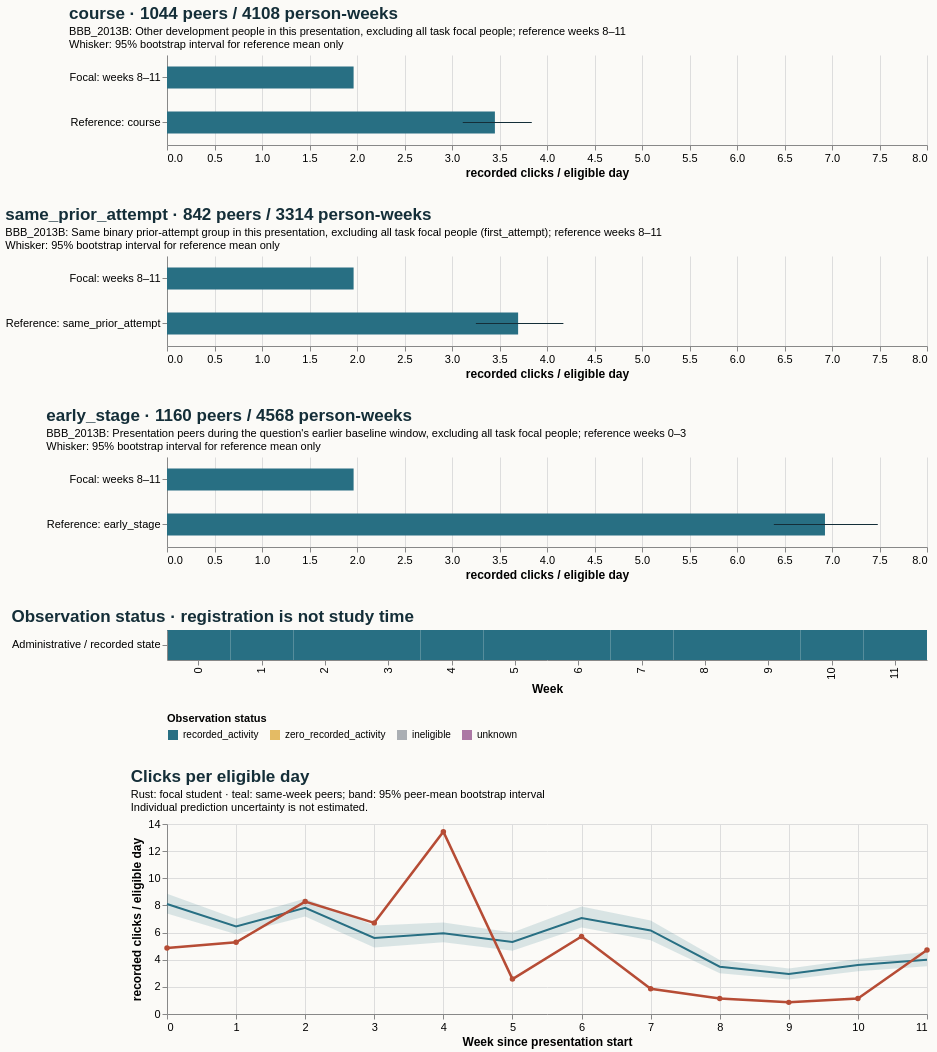

The Vega-Lite source for this figure:
### Vega-Lite specification from a JSON file in a GitHub repository (floating-point values rounded to 4 significant figures)
{"$schema": "https://vega.github.io/schema/vega-lite/v5.20.1.json", "config": {"axis": {"labelFontSize": 11, "titleFontSize": 12}, "background": "#fbfaf7", "font": "sans-serif", "title": {"anchor": "start", "color": "#142e38", "fontSize": 17, "subtitleFontSize": 11}, "view": {"continuousHeight": 300, "continuousWidth": 300, "stroke": null}}, "datasets": {"data-3efce100d0aa5ae0888daa3e29f0aad8": [{"eligible_days": 7.0, "end_day": 6, "logging_completeness": "unknown", "observation_status": "recorded_activity", "row": "Administrative / recorded state", "score_status": "withheld_release_time_unknown", "start_day": 0, "value": 4.857, "week": 0}, {"eligible_days": 7.0, "end_day": 13, "logging_completeness": "unknown", "observation_status": "recorded_activity", "row": "Administrative / recorded state", "score_status": "withheld_release_time_unknown", "start_day": 7, "value": 5.286, "week": 1}, {"eligible_days": 7.0, "end_day": 20, "logging_completeness": "unknown", "observation_status": "recorded_activity", "row": "Administrative / recorded state", "score_status": "withheld_release_time_unknown", "start_day": 14, "value": 8.286, "week": 2}, {"eligible_days": 7.0, "end_day": 27, "logging_completeness": "unknown", "observation_status": "recorded_activity", "row": "Administrative / recorded state", "score_status": "withheld_release_time_unknown", "start_day": 21, "value": 6.714, "week": 3}, {"eligible_days": 7.0, "end_day": 34, "logging_completeness": "unknown", "observation_status": "recorded_activity", "row": "Administrative / recorded state", "score_status": "withheld_release_time_unknown", "start_day": 28, "value": 13.43, "week": 4}, {"eligible_days": 7.0, "end_day": 41, "logging_completeness": "unknown", "observation_status": "recorded_activity", "row": "Administrative / recorded state", "score_status": "withheld_release_time_unknown", "start_day": 35, "value": 2.571, "week": 5}, {"eligible_days": 7.0, "end_day": 48, "logging_completeness": "unknown", "observation_status": "recorded_activity", "row": "Administrative / recorded state", "score_status": "withheld_release_time_unknown", "start_day": 42, "value": 5.714, "week": 6}, {"eligible_days": 7.0, "end_day": 55, "logging_completeness": "unknown", "observation_status": "recorded_activity", "row": "Administrative / recorded state", "score_status": "withheld_release_time_unknown", "start_day": 49, "value": 1.857, "week": 7}, {"eligible_days": 7.0, "end_day": 62, "logging_completeness": "unknown", "observation_status": "recorded_activity", "row": "Administrative / recorded state", "score_status": "withheld_release_time_unknown", "start_day": 56, "value": 1.143, "week": 8}, {"eligible_days": 7.0, "end_day": 69, "logging_completeness": "unknown", "observation_status": "recorded_activity", "row": "Administrative / recorded state", "score_status": "withheld_release_time_unknown", "start_day": 63, "value": 0.8571, "week": 9}, {"eligible_days": 7.0, "end_day": 76, "logging_completeness": "unknown", "observation_status": "recorded_activity", "row": "Administrative / recorded state", "score_status": "withheld_release_time_unknown", "start_day": 70, "value": 1.143, "week": 10}, {"eligible_days": 7.0, "end_day": 83, "logging_completeness": "unknown", "observation_status": "recorded_activity", "row": "Administrative / recorded state", "score_status": "withheld_release_time_unknown", "start_day": 77, "value": 4.714, "week": 11}], "data-baa2252244a9e7191a73e37b320b6f5f": [{"hi": null, "lo": null, "series": "Focal: weeks 8–11", "value": 1.964}, {"hi": 3.84, "lo": 3.113, "series": "Reference: course", "value": 3.452}], "data-c176db2f0d0cfe8538ff2bd210405009": [{"end_day": 6, "focal_value": 4.857, "peer_ci_high": 8.861, "peer_ci_low": 7.41, "peer_mean": 8.1, "peer_observations": 1159, "peer_people": 1159, "reference": "course", "unit": "recorded clicks / eligible day", "week": 0}, {"end_day": 13, "focal_value": 5.286, "peer_ci_high": 7.026, "peer_ci_low": 5.874, "peer_mean": 6.456, "peer_observations": 1151, "peer_people": 1151, "reference": "course", "unit": "recorded clicks / eligible day", "week": 1}, {"end_day": 20, "focal_value": 8.286, "peer_ci_high": 8.513, "peer_ci_low": 7.182, "peer_mean": 7.819, "peer_observations": 1133, "peer_people": 1133, "reference": "course", "unit": "recorded clicks / eligible day", "week": 2}, {"end_day": 27, "focal_value": 6.714, "peer_ci_high": 6.519, "peer_ci_low": 4.898, "peer_mean": 5.608, "peer_observations": 1125, "peer_people": 1125, "reference": "course", "unit": "recorded clicks / eligible day", "week": 3}, {"end_day": 34, "focal_value": 13.43, "peer_ci_high": 6.74, "peer_ci_low": 5.279, "peer_mean": 5.954, "peer_observations": 1088, "peer_people": 1088, "reference": "course", "unit": "recorded clicks / eligible day", "week": 4}, {"end_day": 41, "focal_value": 2.571, "peer_ci_high": 5.996, "peer_ci_low": 4.666, "peer_mean": 5.31, "peer_observations": 1081, "peer_people": 1081, "reference": "course", "unit": "recorded clicks / eligible day", "week": 5}, {"end_day": 48, "focal_value": 5.714, "peer_ci_high": 7.917, "peer_ci_low": 6.38, "peer_mean": 7.065, "peer_observations": 1070, "peer_people": 1070, "reference": "course", "unit": "recorded clicks / eligible day", "week": 6}, {"end_day": 55, "focal_value": 1.857, "peer_ci_high": 6.891, "peer_ci_low": 5.431, "peer_mean": 6.16, "peer_observations": 1054, "peer_people": 1054, "reference": "course", "unit": "recorded clicks / eligible day", "week": 7}, {"end_day": 62, "focal_value": 1.143, "peer_ci_high": 3.984, "peer_ci_low": 2.996, "peer_mean": 3.483, "peer_observations": 1044, "peer_people": 1044, "reference": "course", "unit": "recorded clicks / eligible day", "week": 8}, {"end_day": 69, "focal_value": 0.8571, "peer_ci_high": 3.36, "peer_ci_low": 2.549, "peer_mean": 2.943, "peer_observations": 1027, "peer_people": 1027, "reference": "course", "unit": "recorded clicks / eligible day", "week": 9}, {"end_day": 76, "focal_value": 1.143, "peer_ci_high": 4.046, "peer_ci_low": 3.148, "peer_mean": 3.609, "peer_observations": 1021, "peer_people": 1021, "reference": "course", "unit": "recorded clicks / eligible day", "week": 10}, {"end_day": 83, "focal_value": 4.714, "peer_ci_high": 4.583, "peer_ci_low": 3.512, "peer_mean": 3.989, "peer_observations": 1016, "peer_people": 1016, "reference": "course", "unit": "recorded clicks / eligible day", "week": 11}], "data-cb6f69b155e1314a84677c8e359748d5": [{"hi": null, "lo": null, "series": "Focal: weeks 8–11", "value": 1.964}, {"hi": 4.173, "lo": 3.251, "series": "Reference: same_prior_attempt", "value": 3.696}], "data-d1f8a5372c758ce0d35bf43e0835d5df": [{"hi": null, "lo": null, "series": "Focal: weeks 8–11", "value": 1.964}, {"hi": 7.482, "lo": 6.388, "series": "Reference: early_stage", "value": 6.926}]}, "resolve": {"scale": {"color": "independent"}}, "spacing": 28, "vconcat": [{"data": {"name": "data-baa2252244a9e7191a73e37b320b6f5f"}, "height": 90, "layer": [{"encoding": {"x": {"field": "value", "scale": {"domain": [0, 7.856], "zero": true}, "title": "recorded clicks / eligible day", "type": "quantitative"}, "y": {"field": "series", "sort": null, "title": null, "type": "nominal"}}, "mark": {"color": "#286f83", "size": 22, "type": "bar"}}, {"encoding": {"x": {"field": "lo", "type": "quantitative"}, "x2": {"field": "hi"}, "y": {"field": "series", "sort": null, "title": null, "type": "nominal"}}, "mark": {"color": "#142e38", "type": "rule"}}], "title": {"subtitle": ["BBB_2013B: Other development people in this presentation, excluding all task focal people; reference weeks 8–11", "Whisker: 95% bootstrap interval for reference mean only"], "text": "course · 1044 peers / 4108 person-weeks"}, "width": 760}, {"data": {"name": "data-cb6f69b155e1314a84677c8e359748d5"}, "height": 90, "layer": [{"encoding": {"x": {"field": "value", "scale": {"domain": [0, 7.856], "zero": true}, "title": "recorded clicks / eligible day", "type": "quantitative"}, "y": {"field": "series", "sort": null, "title": null, "type": "nominal"}}, "mark": {"color": "#286f83", "size": 22, "type": "bar"}}, {"encoding": {"x": {"field": "lo", "type": "quantitative"}, "x2": {"field": "hi"}, "y": {"field": "series", "sort": null, "title": null, "type": "nominal"}}, "mark": {"color": "#142e38", "type": "rule"}}], "title": {"subtitle": ["BBB_2013B: Same binary prior-attempt group in this presentation, excluding all task focal people (first_attempt); reference weeks 8–11", "Whisker: 95% bootstrap interval for reference mean only"], "text": "same_prior_attempt · 842 peers / 3314 person-weeks"}, "width": 760}, {"data": {"name": "data-d1f8a5372c758ce0d35bf43e0835d5df"}, "height": 90, "layer": [{"encoding": {"x": {"field": "value", "scale": {"domain": [0, 7.856], "zero": true}, "title": "recorded clicks / eligible day", "type": "quantitative"}, "y": {"field": "series", "sort": null, "title": null, "type": "nominal"}}, "mark": {"color": "#286f83", "size": 22, "type": "bar"}}, {"encoding": {"x": {"field": "lo", "type": "quantitative"}, "x2": {"field": "hi"}, "y": {"field": "series", "sort": null, "title": null, "type": "nominal"}}, "mark": {"color": "#142e38", "type": "rule"}}], "title": {"subtitle": ["BBB_2013B: Presentation peers during the question's earlier baseline window, excluding all task focal people; reference weeks 0–3", "Whisker: 95% bootstrap interval for reference mean only"], "text": "early_stage · 1160 peers / 4568 person-weeks"}, "width": 760}, {"data": {"name": "data-3efce100d0aa5ae0888daa3e29f0aad8"}, "encoding": {"color": {"field": "observation_status", "legend": {"labelLimit": 260, "orient": "bottom"}, "scale": {"domain": ["recorded_activity", "zero_recorded_activity", "ineligible", "unknown"], "range": ["#286f83", "#e4bb64", "#aaaeb3", "#ac78a5"]}, "title": "Observation status", "type": "nominal"}, "tooltip": [{"field": "week", "type": "quantitative"}, {"field": "eligible_days", "type": "quantitative"}, {"field": "observation_status", "type": "nominal"}, {"field": "logging_completeness", "type": "nominal"}], "x": {"field": "week", "title": "Week", "type": "ordinal"}, "y": {"field": "row", "title": null, "type": "nominal"}}, "height": 30, "mark": {"type": "rect"}, "title": "Observation status · registration is not study time", "width": 760}, {"data": {"name": "data-c176db2f0d0cfe8538ff2bd210405009"}, "height": 190, "layer": [{"encoding": {"x": {"axis": {"tickMinStep": 1}, "field": "week", "title": "Week since presentation start", "type": "quantitative"}, "y": {"field": "peer_ci_low", "scale": {"zero": true}, "title": "recorded clicks / eligible day", "type": "quantitative"}, "y2": {"field": "peer_ci_high"}}, "mark": {"color": "#286f83", "opacity": 0.16, "type": "area"}}, {"encoding": {"tooltip": [{"field": "week", "type": "quantitative"}, {"field": "peer_mean", "type": "quantitative"}, {"field": "peer_people", "type": "quantitative"}, {"field": "peer_observations", "type": "quantitative"}], "x": {"field": "week", "type": "quantitative"}, "y": {"field": "peer_mean", "type": "quantitative"}}, "mark": {"color": "#286f83", "strokeWidth": 2, "type": "line"}}, {"encoding": {"tooltip": [{"field": "week", "type": "quantitative"}, {"field": "focal_value", "type": "quantitative"}], "x": {"field": "week", "type": "quantitative"}, "y": {"field": "focal_value", "type": "quantitative"}}, "mark": {"color": "#b64c35", "point": {"color": "#b64c35"}, "strokeWidth": 2.5, "type": "line"}}], "title": {"subtitle": ["Rust: focal student · teal: same-week peers; band: 95% peer-mean bootstrap interval", "Individual prediction uncertainty is not estimated."], "text": "Clicks per eligible day"}, "width": 760}]}
